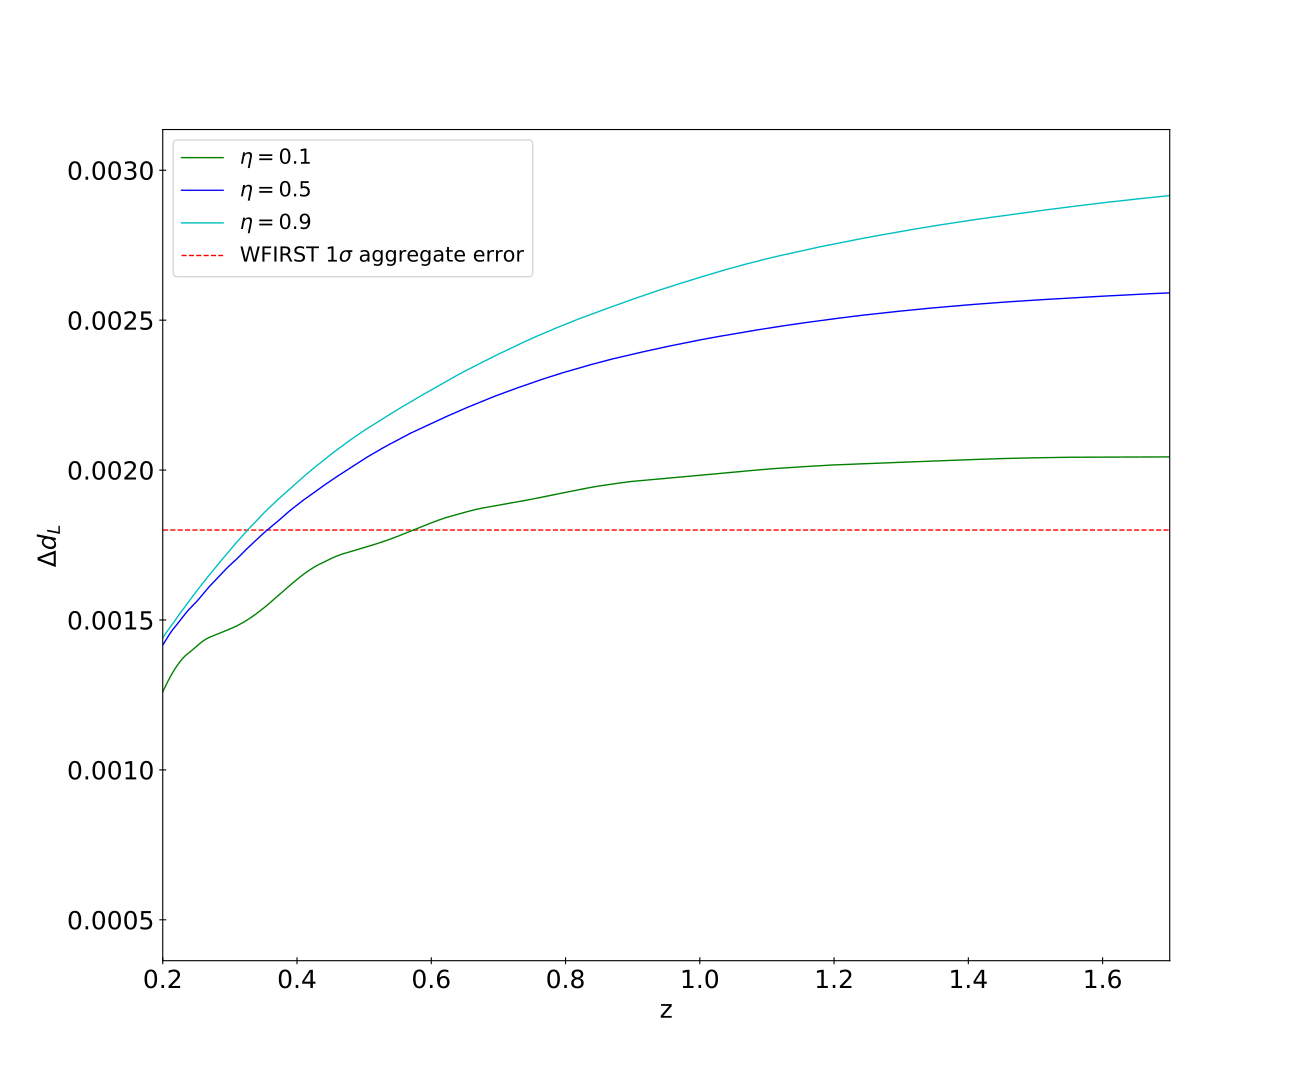

Write Python code to recreate this figure.
from main_class import model
from numpy import array, sqrt, log, exp, subtract
from pylab import plot,xlabel,ylabel,show,legend,hlines,xlim,ylim,savefig,axhspan,figure,tick_params

#choose the class parameters!
N = int(1e3)
z_i = 20

#constants
omega_de_0 = 0.68
omega_m_0 = 0.32
omega_EDE = 0.0036

#sets z_c according to the EDE constraint
f1 = 2*omega_de_0/(omega_m_0*omega_EDE)
f2 = 2*omega_de_0/omega_m_0
z_c = ((f1-f2)**(1/3))

#plots of the fractional deviation for different etas
figure(figsize= ((13.0, 10.8)))
for i in range(3):

    etas = [0.1,0.5,0.9] #different values for eta
    colors = ['g','b','c']

    stsq_model = model(z_i, z_c, N, etas[i], True)

    #cosmo parameters calculator (w,H,a,...) for STSQ
    a_ax = stsq_model.stsq()[2]
    z_ax = stsq_model.stsq()[3]

    #Hubble paramater for STSQ and LCDM models
    HSTSQ_ax = stsq_model.stsq()[7]
    HCDM_ax = stsq_model.CDM(a_ax)[3]

    
    #distance STSQ
    lista1 = a_ax[1:]
    lista2 = a_ax[0:-1]
    lista3 = subtract(lista1,lista2)
    distSTSQ_ax = []
    for k in range((len(a_ax))):
        a = a_ax[k]
        lista = a_ax[k:-1]
        lista_da = lista3[k:]
        distSTSQ_ax.append(stsq_model.distance(lista,lista_da,HSTSQ_ax)/a)
    

    
    #distance LCDM 
    lista1 = a_ax[1:]
    lista2 = a_ax[0:-1]
    lista3 = subtract(lista1,lista2)
    distCDM_ax = []
    for k in range((len(a_ax))):
        a = a_ax[k]
        lista = a_ax[k:-1]
        lista_da = lista3[k:]
        distCDM_ax.append(stsq_model.distance(lista,lista_da,HCDM_ax)/a)   

    plot(z_ax, subtract(distCDM_ax,distSTSQ_ax)/distCDM_ax, colors[i], linewidth=1)

    #this loop finds the z where distinguishability starts
    listone = list(subtract(distCDM_ax,distSTSQ_ax)/distCDM_ax)
    for j in range(len(listone)):
        z = z_ax[j]
        if listone[j]<=0.0018:
            print(z)
            break

hlines(0.0018, z_ax[0], z_ax[-1],'r', 'dashed', data=None, linewidth=1)
tick_params(labelsize='18', direction='inout',length=5)
ylabel(r'$\Delta d_{L}$',fontsize=18)
xlabel('z',fontsize=18)
xlim([0.2, 1.7])
legend([r'$\eta = 0.1$',r'$\eta = 0.5$',r'$\eta = 0.9$','WFIRST 1$\sigma$ aggregate error'],fontsize=15)
show()
#savefig('lumdis1.pdf')
